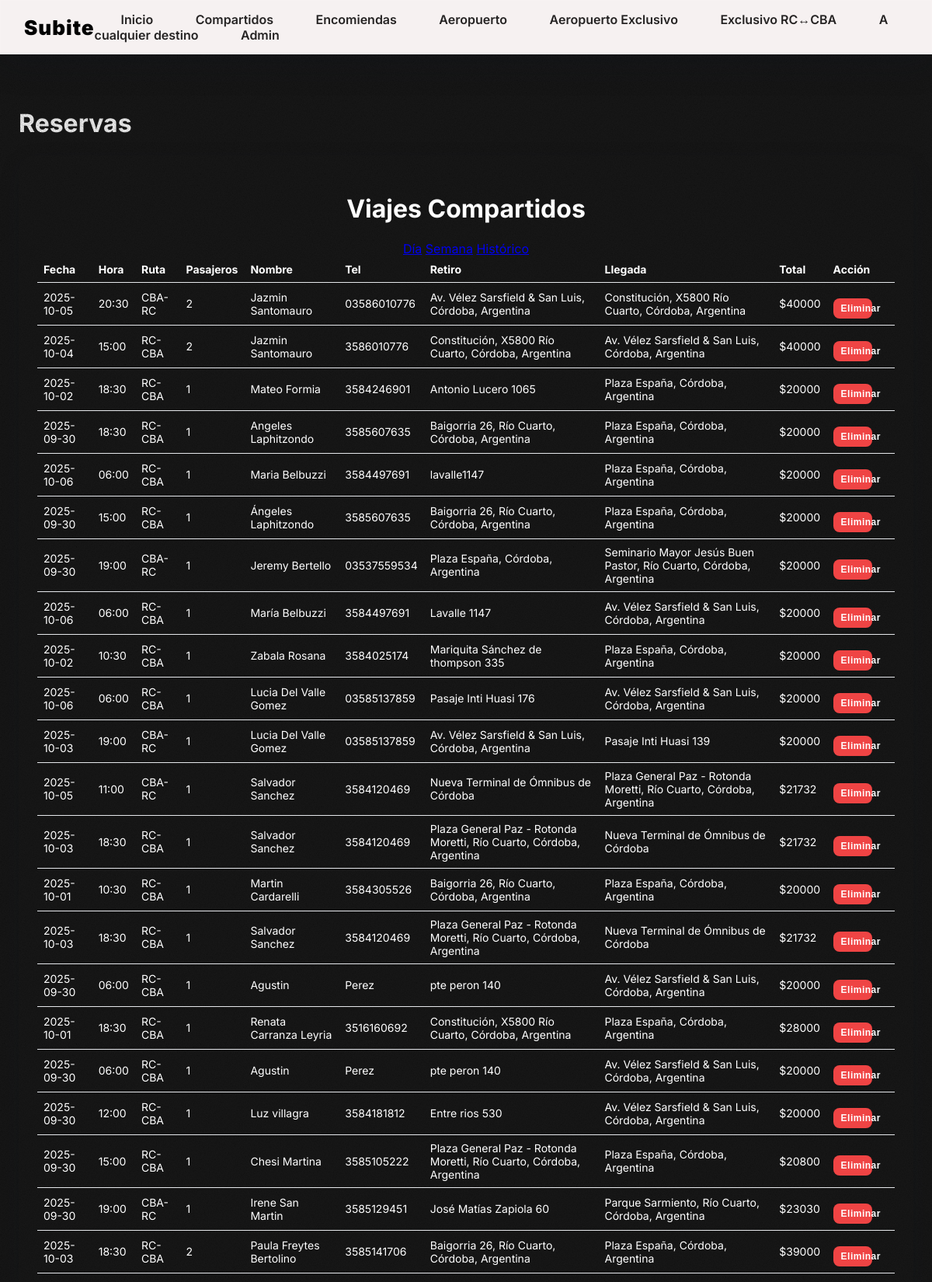
Screenshot of /admin/bookings (signed in, upper part) with the database file from the repository.
### app.py (models this page shows)
class SharedBooking(db.Model):
    id = db.Column(db.Integer, primary_key=True)
    schedule_id = db.Column(db.Integer, db.ForeignKey('trip_schedule.id'), nullable=False)
    schedule = db.relationship('TripSchedule', backref=db.backref('bookings', lazy=True))
    passengers = db.Column(db.Integer, nullable=False, default=1)
    name = db.Column(db.String(80), nullable=False)
    phone = db.Column(db.String(40), nullable=False)
    email = db.Column(db.String(120), nullable=True)
    pickup_address = db.Column(db.String(200), nullable=True)
    final_address = db.Column(db.String(200), nullable=True)
    extra_luggage = db.Column(db.Boolean, default=False)
    pet = db.Column(db.Boolean, default=False)
    total_price = db.Column(db.Float, nullable=False)
    created_at = db.Column(db.DateTime, default=datetime.utcnow)

class TripSchedule(db.Model):
    id = db.Column(db.Integer, primary_key=True)
    route = db.Column(db.String(32), nullable=False)  # 'RC-CBA' or 'CBA-RC'
    date = db.Column(db.Date, nullable=False)
    time = db.Column(db.String(5), nullable=False)  # 'HH:MM'
    capacity = db.Column(db.Integer, nullable=False, default=CAPACITY_PER_TRIP)

### app.py (the view)
@app.route('/admin/bookings')
@login_required
def admin_bookings():
    filter_by = request.args.get('filter', 'all')
    query = SharedBooking.query
    today = date.today()
    if filter_by == 'day':
        query = query.join(TripSchedule, SharedBooking.schedule).filter(TripSchedule.date == today)
    elif filter_by == 'week':
        start_of_week = today - dtime(days=today.weekday())
        end_of_week = start_of_week + dtime(days=6)
        query = query.join(TripSchedule, SharedBooking.schedule).filter(TripSchedule.date.between(start_of_week, end_of_week))
    shared = query.order_by(SharedBooking.created_at.desc()).all()
    parcels = ParcelBooking.query.order_by(ParcelBooking.created_at.desc()).all()
    airport = AirportExclusive.query.order_by(AirportExclusive.created_at.desc()).all()
    exclusive = CityExclusive.query.order_by(CityExclusive.created_at.desc()).all()
    anywhere = AnywhereBooking.query.order_by(AnywhereBooking.created_at.desc()).all()
    return render_template(
        'admin_bookings.html',
        shared=shared,
        parcels=parcels,
        airport=airport,
        exclusive=exclusive,
        anywhere=anywhere,
        current_filter=filter_by
    )

### app.py (called while the page is built)
def login_required(f):
    @wraps(f)
    def wrapper(*args, **kwargs):
        if not session.get('admin'):
            return redirect(url_for('admin_login'))
        return f(*args, **kwargs)
    return wrapper

### templates/admin_bookings.html (shortened to what this page needs)
{% extends "base.html" %}
{% block content %}
<h1>Reservas</h1>
<div class="card">
  <h1>Viajes Compartidos</h1>
  <div class="filters">
    <a href="{{ url_for('admin_bookings', filter='day') }}" class="btn {{ 'active' if current_filter == 'day' }}">Día</a>
    <a href="{{ url_for('admin_bookings', filter='week') }}" class="btn {{ 'active' if current_filter == 'week' }}">Semana</a>
    <a href="{{ url_for('admin_bookings', filter='all') }}" class="btn {{ 'active' if current_filter == 'all' }}">Histórico</a>
  </div>
  <table class="table">
    <thead><tr><th>Fecha</th><th>Hora</th><th>Ruta</th><th>Pasajeros</th><th>Nombre</th><th>Tel</th><th>Retiro</th><th>Llegada</th><th>Total</th><th>Acción</th></tr></thead>
    <tbody>
      {% for b in shared %}
      <tr>
        <td>{{ b.schedule.date }}</td>
        <td>{{ b.schedule.time }}</td>
        <td>{{ b.schedule.route }}</td>
        <td>{{ b.passengers }}</td>
        <td>{{ b.name }}</td>
        <td>{{ b.phone }}</td>
        <td>{{ b.pickup_address if b.pickup_address else '—' }}</td>
        <td>{{ b.final_address if b.final_address else '—' }}</td>
        <td>${{ '%.0f'|format(b.total_price) }}</td>
        <td>
          <form method="post" action="{{ url_for('admin_delete_booking') }}" onsubmit="return confirm('Eliminar reserva?');" style="display:inline;">
            <button type="submit" class="btn delete">Eliminar</button>
          </form>
        </td>
      </tr>
      {% endfor %}
    </tbody>
  </table>
</div>
{% endblock %}

### static/style.css (style rules this page uses)
:root { --bg:#181818; --fg:#ffffff; --muted:#000000; --brand:#ffffff; --accent:#F5EBDD; --card:#181818; --ok:#16a34a; --warn:#f59e0b; --err:#ef4444; --shadow:0 8px 28px rgba(17,24,39,0.12); --shadow-strong:0 14px 40px rgba(17,24,39,0.18); --border:1px solid rgba(17,24,39,0.08); --nav-bg: #F6F1F1; --nav-border: 1px solid rgba(255,255,255,0.08); --footer-height: 72px; }
* { box-sizing:border-box }
html,body { margin:0;padding:0;background:var(--bg);color:var(--fg);font-family:'Inter';font-weight:400;height:100%; }
body { display:flex;flex-direction:column;min-height:100vh; }
body.bg-grain { background:var(--bg);position:relative }
body.bg-grain::before { content:"";position:fixed;inset:0;pointer-events:none; opacity:1.045;mix-blend-mode:multiply; }
.card { width:100%;background:transparent; border-radius:20px;padding:28px 24px;box-shadow:var(--shadow);margin:0;transition:box-shadow .2s ease,transform .22s ease,border-color .22s ease;position:relative;overflow:hidden;text-align:center }
.card button { width: 70%; margin-top:1em;font-size:25px;font-weight:600;letter-spacing:.5px;padding:12px 18px;border-radius:4px;border:none;background:var(--brand);color:#0C0C0C;transition:background .2s,box-shadow .2s,transform .15s }
button { padding:10px 14px;border-radius:12px;border:1px solid var(--accent);background:var(--accent);color:#fff;cursor:pointer }
.btn.delete { background:#ef4444;color:#fff;border:none;padding:6px 10px;border-radius:8px;font-size:12px;cursor:pointer;transition:transform .12s ease,box-shadow .12s ease,opacity .12s ease }
.table { width:100%;border-collapse:collapse }
.table th,.table td { padding:8px;border-bottom:1px solid #e5e7eb;text-align:left;font-size:14px }
.table th:nth-child(4), .table td:nth-child(4) { width:1%;white-space:nowrap }

### rows the page displays
SharedBooking: schedule "2025-10-05", schedule.time "20:30", schedule.route "CBA-RC", passengers "2", name "Jazmin Santomauro", phone "03586010776", pickup_address "Av. Vélez Sarsfield & San Luis, Córdoba, Argentina", final_address "Constitución, X5800 Río Cuarto, Córdoba, Argentina", total_price "40000"
SharedBooking: schedule "2025-10-04", schedule.time "15:00", schedule.route "RC-CBA", passengers "2", name "Jazmin Santomauro", phone "3586010776", pickup_address "Constitución, X5800 Río Cuarto, Córdoba, Argentina", final_address "Av. Vélez Sarsfield & San Luis, Córdoba, Argentina", total_price "40000"
SharedBooking: schedule "2025-10-02", schedule.time "18:30", schedule.route "RC-CBA", passengers "1", name "Mateo Formia", phone "3584246901", pickup_address "Antonio Lucero 1065", final_address "Plaza España, Córdoba, Argentina", total_price "20000"
SharedBooking: schedule "2025-09-30", schedule.time "18:30", schedule.route "RC-CBA", passengers "1", name "Angeles Laphitzondo", phone "3585607635", pickup_address "Baigorria 26, Río Cuarto, Córdoba, Argentina", final_address "Plaza España, Córdoba, Argentina", total_price "20000"
SharedBooking: schedule "2025-10-06", schedule.time "06:00", schedule.route "RC-CBA", passengers "1", name "Maria Belbuzzi", phone "3584497691", pickup_address "lavalle1147", final_address "Plaza España, Córdoba, Argentina", total_price "20000"
SharedBooking: schedule "2025-09-30", schedule.time "15:00", schedule.route "RC-CBA", passengers "1", name "Ángeles Laphitzondo", phone "3585607635", pickup_address "Baigorria 26, Río Cuarto, Córdoba, Argentina", final_address "Plaza España, Córdoba, Argentina", total_price "20000"
SharedBooking: schedule "2025-09-30", schedule.time "19:00", schedule.route "CBA-RC", passengers "1", name "Jeremy Bertello", phone "03537559534", pickup_address "Plaza España, Córdoba, Argentina", final_address "Seminario Mayor Jesús Buen Pastor, Río Cuarto, Córdoba, Argentina", total_price "20000"
SharedBooking: schedule "2025-10-06", schedule.time "06:00", schedule.route "RC-CBA", passengers "1", name "María Belbuzzi", phone "3584497691", pickup_address "Lavalle 1147", final_address "Av. Vélez Sarsfield & San Luis, Córdoba, Argentina", total_price "20000"
SharedBooking: schedule "2025-10-02", schedule.time "10:30", schedule.route "RC-CBA", passengers "1", name "Zabala Rosana", phone "3584025174", pickup_address "Mariquita Sánchez de thompson 335", final_address "Plaza España, Córdoba, Argentina", total_price "20000"
SharedBooking: schedule "2025-10-06", schedule.time "06:00", schedule.route "RC-CBA", passengers "1", name "Lucia Del Valle Gomez", phone "03585137859", pickup_address "Pasaje Inti Huasi 176", final_address "Av. Vélez Sarsfield & San Luis, Córdoba, Argentina", total_price "20000"
SharedBooking: schedule "2025-10-03", schedule.time "19:00", schedule.route "CBA-RC", passengers "1", name "Lucia Del Valle Gomez", phone "03585137859", pickup_address "Av. Vélez Sarsfield & San Luis, Córdoba, Argentina", final_address "Pasaje Inti Huasi 139", total_price "20000"
SharedBooking: schedule "2025-10-05", schedule.time "11:00", schedule.route "CBA-RC", passengers "1", name "Salvador Sanchez", phone "3584120469", pickup_address "Nueva Terminal de Ómnibus de Córdoba", final_address "Plaza General Paz - Rotonda Moretti, Río Cuarto, Córdoba, Argentina", total_price "21732"
SharedBooking: schedule "2025-10-03", schedule.time "18:30", schedule.route "RC-CBA", passengers "1", name "Salvador Sanchez", phone "3584120469", pickup_address "Plaza General Paz - Rotonda Moretti, Río Cuarto, Córdoba, Argentina", final_address "Nueva Terminal de Ómnibus de Córdoba", total_price "21732"
SharedBooking: schedule "2025-10-01", schedule.time "10:30", schedule.route "RC-CBA", passengers "1", name "Martin Cardarelli", phone "3584305526", pickup_address "Baigorria 26, Río Cuarto, Córdoba, Argentina", final_address "Plaza España, Córdoba, Argentina", total_price "20000"
SharedBooking: schedule "2025-10-03", schedule.time "18:30", schedule.route "RC-CBA", passengers "1", name "Salvador Sanchez", phone "3584120469", pickup_address "Plaza General Paz - Rotonda Moretti, Río Cuarto, Córdoba, Argentina", final_address "Nueva Terminal de Ómnibus de Córdoba", total_price "21732"
SharedBooking: schedule "2025-09-30", schedule.time "06:00", schedule.route "RC-CBA", passengers "1", name "Agustin", phone "Perez", pickup_address "pte peron 140", final_address "Av. Vélez Sarsfield & San Luis, Córdoba, Argentina", total_price "20000"
SharedBooking: schedule "2025-10-01", schedule.time "18:30", schedule.route "RC-CBA", passengers "1", name "Renata Carranza Leyria", phone "3516160692", pickup_address "Constitución, X5800 Río Cuarto, Córdoba, Argentina", final_address "Plaza España, Córdoba, Argentina", total_price "28000"
SharedBooking: schedule "2025-09-30", schedule.time "06:00", schedule.route "RC-CBA", passengers "1", name "Agustin", phone "Perez", pickup_address "pte peron 140", final_address "Av. Vélez Sarsfield & San Luis, Córdoba, Argentina", total_price "20000"
SharedBooking: schedule "2025-09-30", schedule.time "12:00", schedule.route "RC-CBA", passengers "1", name "Luz villagra", phone "3584181812", pickup_address "Entre rios 530", final_address "Av. Vélez Sarsfield & San Luis, Córdoba, Argentina", total_price "20000"
SharedBooking: schedule "2025-09-30", schedule.time "15:00", schedule.route "RC-CBA", passengers "1", name "Chesi Martina", phone "3585105222", pickup_address "Plaza General Paz - Rotonda Moretti, Río Cuarto, Córdoba, Argentina", final_address "Plaza España, Córdoba, Argentina", total_price "20800"
SharedBooking: schedule "2025-09-30", schedule.time "19:00", schedule.route "CBA-RC", passengers "1", name "Irene San Martin", phone "3585129451", pickup_address "José Matías Zapiola 60", final_address "Parque Sarmiento, Río Cuarto, Córdoba, Argentina", total_price "23030"
SharedBooking: schedule "2025-10-03", schedule.time "18:30", schedule.route "RC-CBA", passengers "2", name "Paula Freytes Bertolino", phone "3585141706", pickup_address "Baigorria 26, Río Cuarto, Córdoba, Argentina", final_address "Plaza España, Córdoba, Argentina", total_price "39000"
